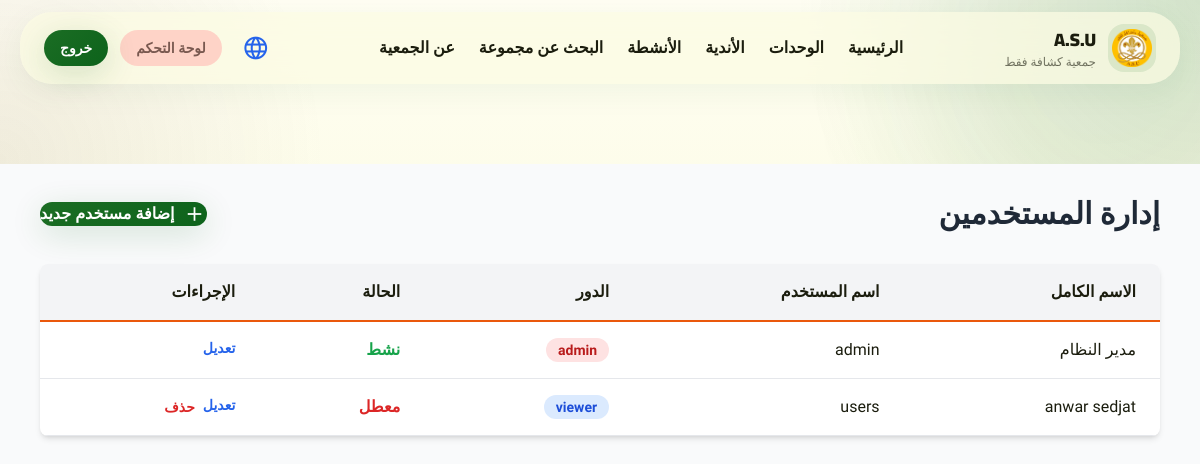
/admin/users (signed in), run on the app's committed database.
### models.py (models this page shows, shortened)
class User(UserMixin, db.Model):
    __tablename__ = 'users'
    id = db.Column(db.String(36), primary_key=True, default=lambda: str(uuid.uuid4()))
    username = db.Column(db.String(80), unique=True, nullable=False, index=True)
    email = db.Column(db.String(120), unique=True, nullable=False)
    password_hash = db.Column(db.String(255), nullable=False)
    full_name = db.Column(db.String(120), nullable=False)
    role = db.Column(db.String(20), default='editor')  # admin, editor, viewer
    is_active = db.Column(db.Boolean, default=True)
    created_at = db.Column(db.DateTime, default=datetime.utcnow)
    updated_at = db.Column(db.DateTime, default=datetime.utcnow, onupdate=datetime.utcnow)

### app.py (the view)
@app.route('/admin/users')
@login_required
@admin_required
def admin_users():
    users = User.query.all()
    return render_template('admin/users.html', users=users)

### app.py (called while the page is built)
def get_locale():
    supported = app.config['BABEL_SUPPORTED_LOCALES']
    lang = request.args.get('lang')
    if lang in supported:
        return lang
    lang = session.get('lang')
    if lang in supported:
        return lang
    return request.accept_languages.best_match(supported) or app.config['BABEL_DEFAULT_LOCALE']

@app.before_request
def persist_requested_locale():
    lang = request.args.get('lang')
    if lang in app.config['BABEL_SUPPORTED_LOCALES']:
        session['lang'] = lang

@app.context_processor
def inject_locale():
    return {
        'get_locale': get_locale,
        'translate_field': get_translated_field,
        'current_lang': get_locale(),
        'supported_langs': app.config['BABEL_SUPPORTED_LOCALES']
    }

@login_manager.user_loader
def load_user(user_id):
    return User.query.get(user_id)

def admin_required(f):
    @wraps(f)
    def decorated_function(*args, **kwargs):
        if not current_user.is_authenticated or current_user.role != 'admin':
            flash('غير مصرح لك بالوصول إلى هذه الصفحة', 'error')
            abort(403)
        return f(*args, **kwargs)
    return decorated_function

### templates/admin/users.html (shortened to what this page needs)
{% extends "base.html" %}
{% block content %}
<div class="min-h-screen bg-gray-50">
    <div class="max-w-6xl mx-auto px-4 py-8">
        <div class="flex justify-between items-center mb-8">
            <h1 class="text-3xl font-black text-gray-800">إدارة المستخدمين</h1>
            <a href="{{ url_for('admin_create_user') }}" class="btn-primary flex items-center gap-2">
                <span class="material-symbols-outlined">add</span>
                إضافة مستخدم جديد
            </a>
        </div>
        <div class="bg-white rounded-lg shadow-md overflow-hidden">
            <table class="w-full">
                <thead class="bg-gray-100 border-b-2 border-orange-600">
                    <tr>
                        <th class="px-6 py-4 text-right font-bold">الاسم الكامل</th>
                        <th class="px-6 py-4 text-right font-bold">اسم المستخدم</th>
                        <th class="px-6 py-4 text-right font-bold">الدور</th>
                        <th class="px-6 py-4 text-right font-bold">الحالة</th>
                        <th class="px-6 py-4 text-right font-bold">الإجراءات</th>
                    </tr>
                </thead>
                <tbody>
                    {% for user in users %}
                    <tr class="border-b hover:bg-gray-50">
                        <td class="px-6 py-4">{{ user.full_name }}</td>
                        <td class="px-6 py-4">{{ user.username }}</td>
                        <td class="px-6 py-4">
                            <span
                                class="px-3 py-1 rounded-full text-sm font-bold {% if user.role == 'admin' %}bg-red-100 text-red-700{% else %}bg-blue-100 text-blue-700{% endif %}">
                                {{ user.role }}
                            </span>
                        </td>
                        <td class="px-6 py-4">
                            {% if user.is_active %}
                            <span class="text-green-600 font-bold">نشط</span>
                            {% else %}
                            <span class="text-red-600 font-bold">معطل</span>
                            {% endif %}
                        </td>
                        <td class="px-6 py-4 flex gap-2">
                            <a href="{{ url_for('admin_edit_user', user_id=user.id) }}"
                                class="text-blue-600 hover:text-blue-800 font-bold text-sm">تعديل</a>
                            {% if user.id != current_user.id %}
                            <form method="POST" action="{{ url_for('admin_delete_user', user_id=user.id) }}"
                                style="display:inline" onsubmit="return confirm('هل تريد حذف هذا المستخدم؟')">
                                <button type="submit"
                                    class="text-red-600 hover:text-red-800 font-bold text-sm">حذف</button>
                            </form>
                            {% endif %}
                        </td>
                    </tr>
                    {% endfor %}
                </tbody>
            </table>
        </div>
    </div>
</div>
{% endblock %}

### static/css/styles.css (style rules this page uses)
body { font-family: 'Cairo', sans-serif; }
.btn-primary { background-color: #ffcc33; color: #2c160e; }

### templates/base.html (style rules this page uses)
:root { --primary: #0d631b; --primary-container: #2e7d32; --secondary: #77574d; --surface: #fbfbe2; --surface-low: #f5f5dc; --surface-high: #f0efd3; --surface-highest: #fffef3; --on-surface: #1b1d0e; --ghost-border: rgba(191, 202, 186, 0.15); --glass: rgba(251, 251, 226, 0.72); --shadow-soft: 0 8px 32px rgba(13, 99, 27, 0.06); }
* { font-family: 'Almarai', 'Cairo', sans-serif; }
html { scroll-behavior: smooth; }
body { background: radial-gradient(circle at top right, rgba(46, 125, 50, 0.16), transparent 28%), radial-gradient(circle at left 20%, rgba(119, 87, 77, 0.10), transparent 24%), linear-gradient(180deg, #fffef3 0%, var(--surface) 42%, #f7f6df 100%); color: var(--on-surface); }
.material-symbols-outlined { font-variation-settings: 'FILL' 0, 'wght' 350, 'GRAD' 0, 'opsz' 24; }
.btn-primary, .btn-secondary { display: inline-flex; align-items: center; justify-content: center; gap: 0.5rem; border-radius: 9999px; font-weight: 800; transition: transform 0.22s ease, opacity 0.22s ease, box-shadow 0.22s ease; }
.btn-primary { background: linear-gradient(135deg, #1b6d24 0%, #0d631b 100%); color: white; box-shadow: 0 8px 32px rgba(13, 99, 27, 0.16); }

### data on the page
User: full_name "مدير النظام", username "admin", role "admin", is_active "نشط"
User: full_name "anwar sedjat", username "users", role "viewer", is_active "معطل"

### other printed values
{{ text.brand_name }} "جمعية كشافة فقط"
{{ text.nav_home }} "الرئيسية"
{{ text.nav_units }} "الوحدات"
{{ text.nav_clubs }} "الأندية"
{{ text.nav_activities }} "الأنشطة"
{{ text.nav_find_group }} "البحث عن مجموعة"
{{ text.nav_about }} "عن الجمعية"
{{ text.dashboard }} "لوحة التحكم"
{{ text.logout }} "خروج"
